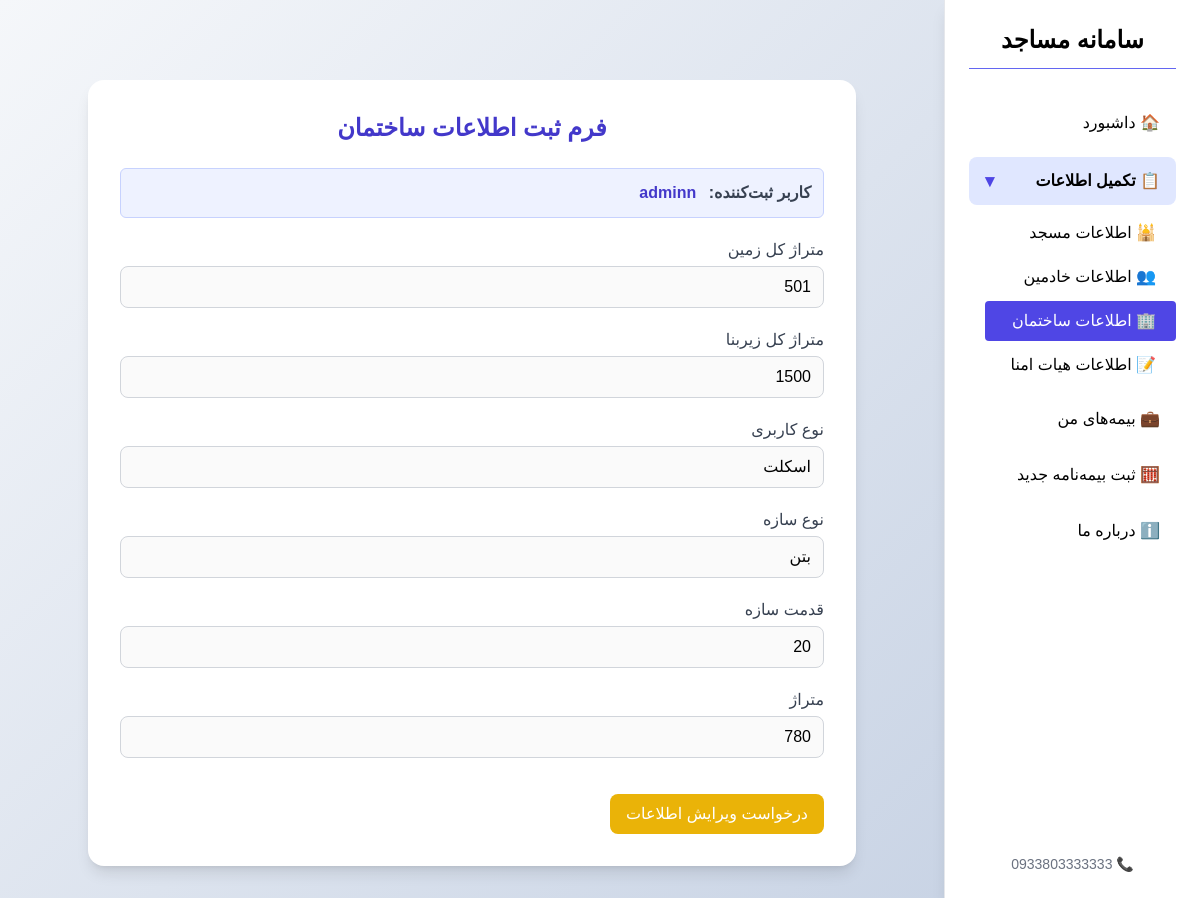
Screenshot of /account/buildform/ (signed in) with the database file from the repository.
### forms/models.py (models this page shows, shortened)
class Signup(models.Model):
    username=models.CharField(max_length=20,verbose_name="نام کاربری",unique=True)
    password=models.CharField(max_length=200,verbose_name="رمز عبور")
    email=models.EmailField(verbose_name="ایمیل",unique=True)
    class Meta:
        verbose_name="کاربران"

class BuildingInformation(models.Model):
    registration=models.ForeignKey(MainRegistration,on_delete=models.CASCADE,related_name="building",verbose_name="بنا")
    total_land_area=models.IntegerField(validators=[MinValueValidator(50),MaxValueValidator(10000)],verbose_name="متراژ کل زمین")
    total_bulding_area=models.IntegerField(validators=[MinValueValidator(50),MaxValueValidator(10000)],verbose_name="متراژ زیربنا")
    user_type=models.CharField(max_length=25,verbose_name="نوع کاربری")#قابل تکرار
    structure_type=models.CharField(max_length=25,verbose_name="نوع سازه")#قابل تکرار
    structure_age=models.IntegerField(validators=[MinValueValidator(0),MaxValueValidator(60)],verbose_name="قدمت")#قابل تکرار
    structure_meterage=models.IntegerField(validators=[MinValueValidator(40),MaxValueValidator(10000)])#قابل تکرار
    class Meta:
        verbose_name="اطلاعات ساختمان"

### forms/views.py (the view)
@custom_login_required
def BuildingInformation_view(request):
    signup = get_signup_from_session(request)
    main_reg = MainRegistration.objects.filter(registration=signup).first()
    if not main_reg:
        messages.error(request, "ابتدا فرم اطلاعات اصلی مسجد را تکمیل کنید.")
        return redirect('/account/mainform/')  # مسیر فرم مسجد
    editing = request.GET.get("edit") == "true"
    if request.method == 'POST':
        data = BuildingInformation.objects.filter(registration=main_reg).first()
        form = BuildingInformation_form(request.POST, instance=data)
        if form.is_valid():
            trustees = form.save(commit=False)
            trustees.registration = main_reg
            trustees.save()
            messages.success(request, "اطلاعات هیات امنا ذخیره شد ✅")
            return redirect('/')
    else:
        data = BuildingInformation.objects.filter(registration=main_reg).first()
        form = BuildingInformation_form(instance=data)
        if not editing:
            for field in form.fields.values():
                field.widget.attrs['disabled'] = 'disabled'
    return render(request, 'buildingform.html', {
        'form': form,
        'signup': signup,
        'editing': editing
    })

### forms/forms.py
class BuildingInformation_form(StyledModelForm):
    class Meta:
        model=BuildingInformation
        fields=['total_land_area','total_bulding_area','user_type','structure_type','structure_age','structure_meterage']
        labels={'total_land_area':"متراژ کل زمین",
                'total_bulding_area':"متراژ کل زیربنا",
                'user_type':"نوع کاربری",
                'structure_type':"نوع سازه",
                'structure_age':"قدمت سازه",
                'structure_meterage':"متراژ",
                }

### forms/views.py (called while the page is built)
def get_signup_from_session(request): #get username
    user=request.session.get('username')
    if user:
        try:
            signup=Signup.objects.filter(username=user).first()
        except Signup.DoesNotExist:
            messages.warning(request,"کاربری شما یافت نشد، لطفا دوباره وارد شوید")
            return None
    else:
        messages.warning(request,"ابتدا وارد شوید!")
        return None
    return signup

### forms/templates/buildingform.html (shortened to what this page needs)
{% extends 'base.html' %}
{% load static %}
{% block content %}
<body class="bg-slate-100 min-h-screen flex items-center justify-center">
  <div class="w-full max-w-3xl bg-white rounded-2xl shadow-lg p-8 mx-auto mt-12">
    <h2 class="text-2xl font-bold text-center text-indigo-700 mb-6">فرم ثبت اطلاعات ساختمان</h2>
    {% if signup %}
      <div class="bg-indigo-50 p-3 rounded-md text-gray-700 border border-indigo-200 mb-4">
        <strong>کاربر ثبت‌کننده:</strong>
        <span class="text-indigo-700 font-semibold mr-2">{{ signup.username }}</span>
      </div>
    {% endif %}
    <form method="post" class="space-y-5">
{% for field in form %}
  <div>
    <label class="block text-gray-700 mb-1" for="{{ field.id_for_label }}">{{ field.label }}</label>
    {{ field }}
  </div>
{% endfor %}
<div class="pt-4 flex justify-between items-center">
  {% if not editing %}
    <a href="?edit=true" class="bg-yellow-500 text-white py-2 px-4 rounded-lg hover:bg-yellow-600 transition-all">
      درخواست ویرایش اطلاعات
    </a>
  {% endif %}
    </div>
  </form>
</div>
</body>
{% endblock %}

### bimemasajed1/static/css/style.css (style rules this page uses)
body { font-family: 'Vazirmatn', sans-serif; background: linear-gradient(135deg, #f5f7fa 0%, #c3cfe2 100%); min-height: 100vh; }

### rows the page displays
Signup: username "adminn"
BuildingInformation: form "501" "1500" "اسکلت" "بتن" "20" "780"

### other values shown
{{ field.label }} "متراژ کل زمین" "متراژ کل زیربنا" "نوع کاربری" "نوع سازه" "قدمت سازه" "متراژ"
